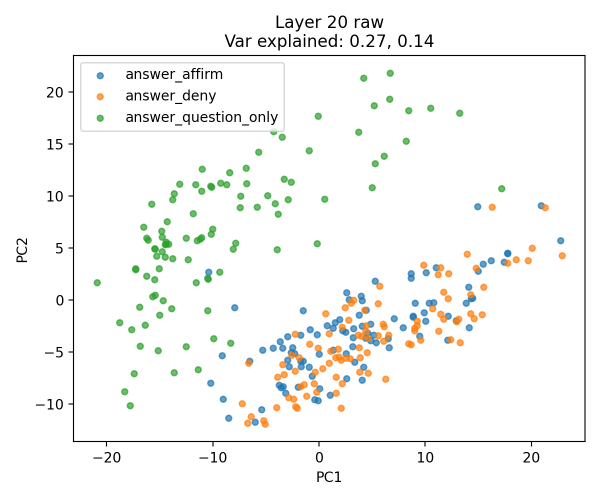
#> input picture artifacts/layer_20_raw_pca.png, 1200 x 1000 px, found by its file name (shown at 1/2 size)
$ python combine_layer_pca_grid.py
#> lines starting #> are read from the running program, lines starting #| are printed output that depends on the picture
"""
Utility for assembling the raw vs centered PCA subplots into a single figure.

The script reuses the per-layer PNGs already emitted by `template_controlling_final.ipynb`,
so you can tweak the combined figure without re-running any of the heavy PCA/probe code.

Usage:
    python combine_layer_pca_grid.py

This will save `artifacts/layer_raw_vs_centered_grid_clean.png`.
"""
from pathlib import Path
from typing import Dict

import matplotlib.pyplot as plt
from matplotlib.patches import Patch
from PIL import Image

BASE_DIR = Path(__file__).resolve().parent
ARTIFACT_DIR = BASE_DIR / "artifacts"

# Map each layer to the raw/centered PCA images we already saved.
PANEL_IMAGES: Dict[int, Dict[str, Path]] = {
    20: {
        "raw": ARTIFACT_DIR / "layer_20_raw_pca.png",
        "centered": ARTIFACT_DIR / "layer_20_centered_pca.png",
    },
    26: {
        "raw": ARTIFACT_DIR / "layer_26_raw_pca.png",
        "centered": ARTIFACT_DIR / "layer_26_centered_pca.png",
    },
    28: {
        "raw": ARTIFACT_DIR / "layer_28_raw_pca.png",
        "centered": ARTIFACT_DIR / "layer_28_centered_pca.png",
    },
}


# Tweakable legend entries; adjust the labels or colors here without touching the rest.
LEGEND_LABELS = [
    ("answer_affirm", "#1f77b4"),
    ("answer_deny", "#ff7f0e"),
    ("answer_question_only", "#2ca02c"),
    ("neutral", "#d62728"),
]

OUTPUT_PATH = ARTIFACT_DIR / "layer_raw_vs_centered_grid_clean.png"


def load_image(path: Path):
    if not path.exists():
        raise FileNotFoundError(f"Missing panel image: {path}")
    return Image.open(path)
#> returned value is the input picture: PIL image 1200x1000 RGBA; mean R, G, B, A 246.7, 247.4, 245.6, 255


def main():
    rows = ["raw", "centered"]
    layers = sorted(PANEL_IMAGES)
    fig, axes = plt.subplots(
        nrows=len(rows),
        ncols=len(layers),
        figsize=(4.6 * len(layers), 8),
    )


    for col, layer in enumerate(layers):
        for row_idx, row_name in enumerate(rows):
            ax = axes[row_idx, col]
            img_path = PANEL_IMAGES[layer][row_name]
            img = load_image(img_path)
            ax.imshow(img)
            ax.set_xticks([])
            ax.set_yticks([])
            ax.spines["top"].set_visible(False)
            ax.spines["right"].set_visible(False)
            ax.spines["bottom"].set_visible(False)
            ax.spines["left"].set_visible(False)

    fig.subplots_adjust(
        left=-0.05, right=1.05, top=0.95, bottom=0.08, wspace=-0.1, hspace=0.0
    )

    handles = [Patch(facecolor=color, label=label) for label, color in LEGEND_LABELS]
    fig.legend(
        handles,
        [label for label, _ in LEGEND_LABELS],
        loc="lower center",
        ncol=len(LEGEND_LABELS),
        frameon=False,
        bbox_to_anchor=(0.5, 0.02),
    )

    fig.suptitle('Layer PCA comparisons (raw vs centered)', fontsize=16, y=0.98)
    fig.savefig(OUTPUT_PATH, dpi=350)
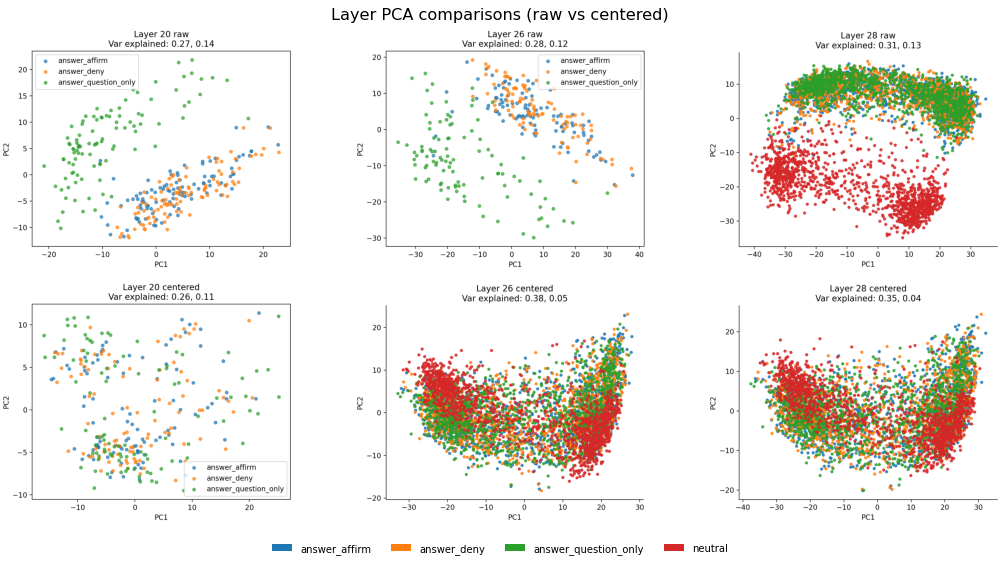
#> figure drawn by matplotlib, 6 panels
    print(f"Saved combined figure to {OUTPUT_PATH}")


if __name__ == "__main__":
    main()
